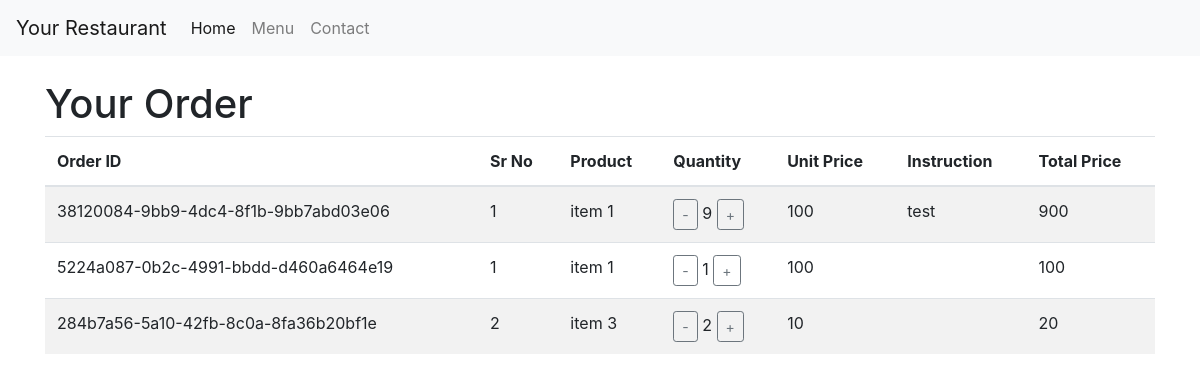
The app's page /order/list/ with its own data.
### app/models.py (models this page shows, shortened)
class RestaurantOrder(models.Model):
    order_id = models.UUIDField(default=uuid.uuid4, editable=False, unique=True)  # UUID for unique order ID
    sr_no = models.CharField(max_length=100)
    user = models.ForeignKey(User, on_delete=models.CASCADE)
    item_name = models.CharField(max_length=255, blank=True, null=True)
    price = models.IntegerField(blank=True, null=True)
    quantity = models.IntegerField(blank=True, null=True)
    instruction = models.TextField(blank=True)
    date = models.DateField(null=True, blank=True)
    @property
    def total_price(self):
        return self.price * self.quantity if self.price and self.quantity else 0

### app/views.py (the view)
# urls.py: path('order/list/', order_list, name='order_list'),
def order_list(request):
    restaurantorders = RestaurantOrder.objects.all()
    return render(request, 'order/order_list.html', {'restaurantorders': restaurantorders})

### app/templates/order/order_list.html (shortened to what this page needs)
<!DOCTYPE html>
<html lang="en">
<head>
  <link rel="stylesheet" href="https://cdn.jsdelivr.net/npm/bootstrap@4.4.1/dist/css/bootstrap.min.css">
</head>
<body>
  <nav class="navbar navbar-expand-lg navbar-light bg-light">
    <a class="navbar-brand" href="#">Your Restaurant</a>
    <div class="collapse navbar-collapse" id="navbarSupportedContent">
      <ul class="navbar-nav mr-auto">
        <li class="nav-item active">
          <a class="nav-link" href="#">Home <span class="sr-only">(current)</span></a>
        </li>
        <li class="nav-item">
          <a class="nav-link" href="#">Menu</a>
        </li>
        <li class="nav-item">
          <a class="nav-link" href="#">Contact</a>
        </li>
      </ul>
    </div>
  </nav>
  <div class="container mt-4">
    <h1>Your Order</h1>
    <table class="table table-striped">
      <thead>
        <tr>
          <th scope="col">Order ID</th>
          <th scope="col">Sr No</th>
          <th scope="col">Product</th>
          <th scope="col">Quantity</th>
          <th scope="col">Unit Price</th>
          <th scope="col">Instruction</th>
          <th scope="col">Total Price</th>
        </tr>
      </thead>
      <tbody>
        {% for order in restaurantorders %}
        <tr>
            <td>{{ order.order_id }}</td>
          <td>{{ order.sr_no }}</td>
          <td>{{ order.item_name }}</td>
          <td>
            <button class="btn btn-sm btn-outline-secondary" onclick="updateQuantity('{{ order.pk }}', 'decrease')">-</button>
            {{ order.quantity }}
            <button class="btn btn-sm btn-outline-secondary" onclick="updateQuantity('{{ order.pk }}', 'increase')">+</button>
          </td>
          <td>{{ order.price }}</td>
          <td>{{ order.instruction }}</td>
          <td>{{ order.total_price }}</td>
        </tr>
        {% endfor %}
      </tbody>
    </table>
  </div>
</body>
</html>

### records on screen
RestaurantOrder: order_id "38120084-9bb9-4dc4-8f1b-9bb7abd03e06", sr_no "1", item_name "item 1", quantity "9", price "100", instruction "test", total_price "900"
RestaurantOrder: order_id "5224a087-0b2c-4991-bbdd-d460a6464e19", sr_no "1", item_name "item 1", quantity "1", price "100", total_price "100"
RestaurantOrder: order_id "284b7a56-5a10-42fb-8c0a-8fa36b20bf1e", sr_no "2", item_name "item 3", quantity "2", price "10", total_price "20"
